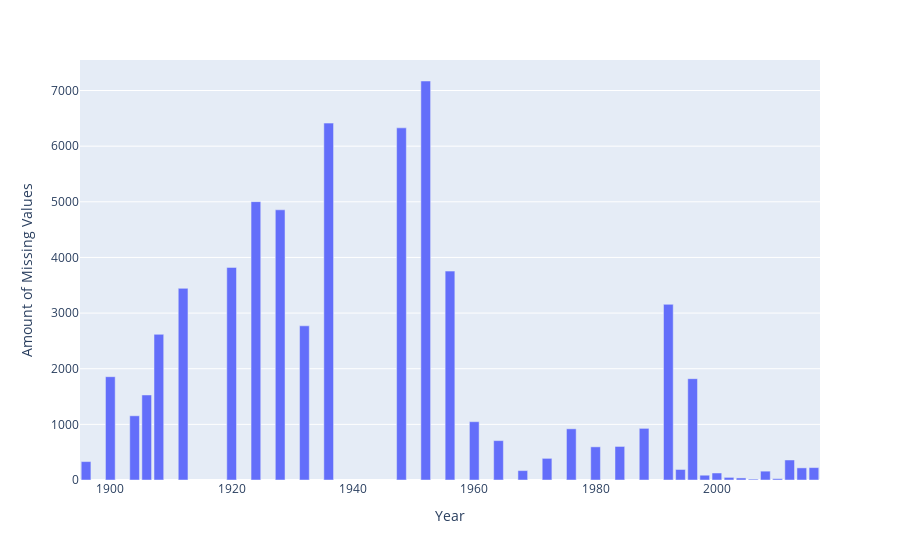

The cell this chart's notebook holds for it:
### Code cell
# TODO update graph title and layout, leave markdown comment
px.bar(missing_weight_values, x = "Year", y = "Amount of Missing Values")

### Figure 1 — Plotly figure (JSON) as saved in the notebook; plotly's stock layout.template omitted (floating-point values rounded to 4 significant figures)
{"data": [{"alignmentgroup": "True", "hovertemplate": "Year=%{x}<br>Amount of Missing Values=%{y}<extra></extra>", "legendgroup": "", "marker": {"color": "#636efa", "pattern": {"shape": ""}}, "name": "", "offsetgroup": "", "orientation": "v", "showlegend": false, "textposition": "auto", "type": "bar", "x": [1896, 1900, 1904, 1906, 1908, 1912, 1920, 1924, 1928, 1932, 1936, 1948, 1952, 1956, 1960, 1964, 1968, 1972, 1976, 1980, 1984, 1988, 1992, 1994, 1996, 1998, 2000, 2002, 2004, 2006, 2008, 2010, 2012, 2014, 2016], "xaxis": "x", "y": [331, 1857, 1154, 1528, 2618, 3444, 3821, 5003, 4856, 2771, 6414, 6329, 7171, 3754, 1048, 708, 169, 389, 920, 596, 603, 928, 3157, 189, 1821, 86, 126, 47, 37, 16, 159, 24, 360, 218, 223], "yaxis": "y"}], "layout": {"barmode": "relative", "legend": {"tracegroupgap": 0}, "margin": {"t": 60}, "xaxis": {"anchor": "y", "domain": [0, 1], "title": {"text": "Year"}}, "yaxis": {"anchor": "x", "domain": [0, 1], "title": {"text": "Amount of Missing Values"}}}}
